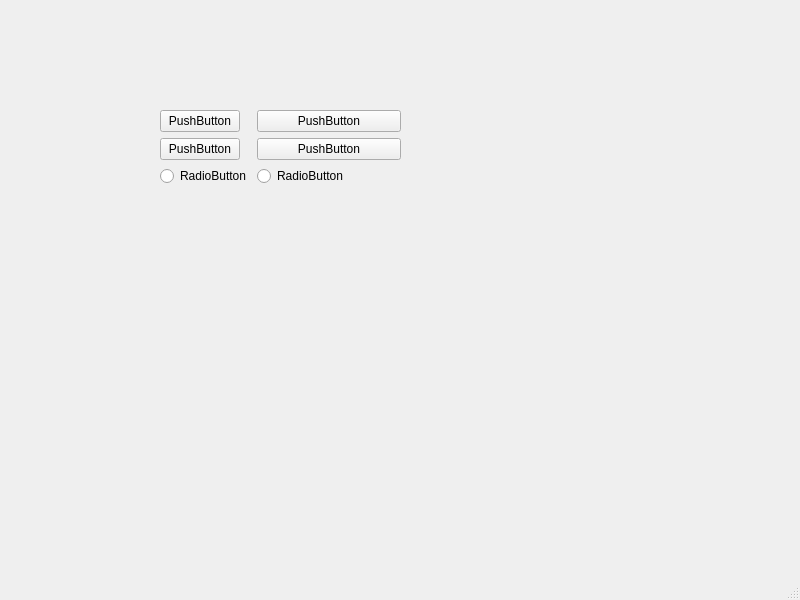
<?xml version="1.0" encoding="UTF-8"?>
<ui version="4.0">
 <class>MainWindow</class>
 <widget class="QMainWindow" name="MainWindow">
  <property name="geometry">
   <rect>
    <x>0</x>
    <y>0</y>
    <width>800</width>
    <height>600</height>
   </rect>
  </property>
  <property name="windowTitle">
   <string>MainWindow</string>
  </property>
  <widget class="QWidget" name="centralwidget">
   <widget class="QWidget" name="formLayoutWidget">
    <property name="geometry">
     <rect>
      <x>160</x>
      <y>110</y>
      <width>241</width>
      <height>101</height>
     </rect>
    </property>
    <layout class="QFormLayout" name="formLayout">
     <item row="0" column="0">
      <widget class="QPushButton" name="pushButton">
       <property name="text">
        <string>PushButton</string>
       </property>
      </widget>
     </item>
     <item row="1" column="0">
      <widget class="QPushButton" name="pushButton_2">
       <property name="text">
        <string>PushButton</string>
       </property>
      </widget>
     </item>
     <item row="0" column="1">
      <widget class="QPushButton" name="pushButton_3">
       <property name="text">
        <string>PushButton</string>
       </property>
      </widget>
     </item>
     <item row="1" column="1">
      <widget class="QPushButton" name="pushButton_4">
       <property name="text">
        <string>PushButton</string>
       </property>
      </widget>
     </item>
     <item row="2" column="0">
      <widget class="QRadioButton" name="radioButton">
       <property name="text">
        <string>RadioButton</string>
       </property>
      </widget>
     </item>
     <item row="2" column="1">
      <widget class="QRadioButton" name="radioButton_2">
       <property name="text">
        <string>RadioButton</string>
       </property>
      </widget>
     </item>
    </layout>
   </widget>
  </widget>
  <widget class="QMenuBar" name="menubar">
   <property name="geometry">
    <rect>
     <x>0</x>
     <y>0</y>
     <width>800</width>
     <height>26</height>
    </rect>
   </property>
  </widget>
  <widget class="QStatusBar" name="statusbar"/>
 </widget>
 <resources/>
 <connections/>
</ui>
